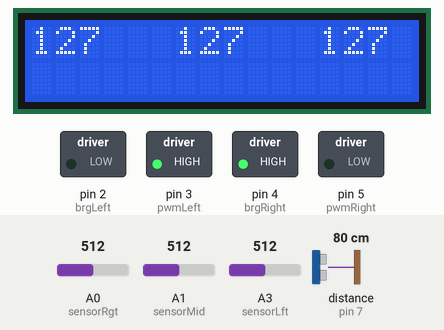
This sketch was run on a simulated Arduino Uno, built with avr-gcc and run on an emulated ATmega328P. Shown: 16×2 character LCD, switched loads named in the sketch (green lamp = pin HIGH). Wiring (inferred from the names in the program): ultrasonic range finder: trigger pin 8; echo pin 7. Inputs (shaded band) come from the test bench; at power-on: distance to the obstacle (sensor on pin 7) 80 cm, A0 (sensorRgt) = 512, A1 (sensorMid) = 512, A3 (sensorLft) = 512. The echo pulse lasts 58.3 µs per cm; pins used as bus, display or sensor lines are not drawn; what the sketch prints to the serial monitor is not drawn.

Above: at 1.2 s.
1.3 s: distance to the obstacle (sensor on pin 7) set to 2 cm
At 1.42 s:
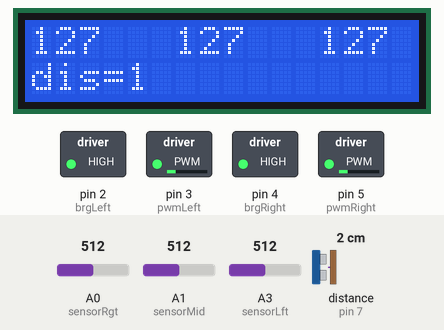
2.9 s: distance to the obstacle (sensor on pin 7) set to 60 cm
At 3.8 s:
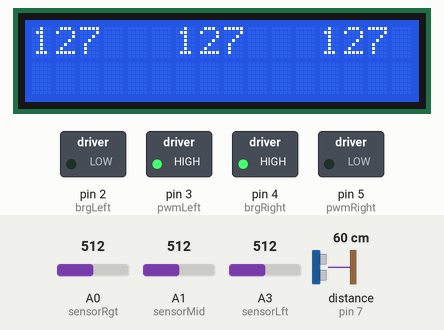
5.9 s: A0 (sensorRgt) set to 214
At 6.7 s:
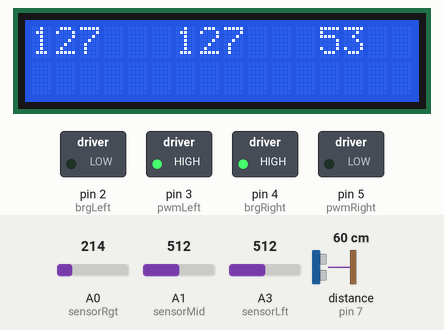
8.9 s: A0 (sensorRgt) set to 192
At 9.9 s:
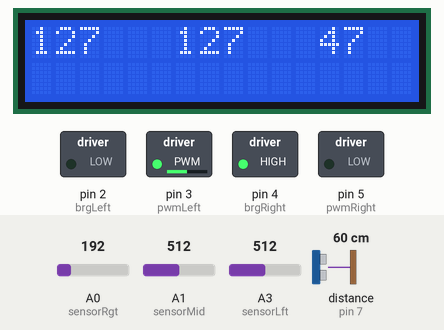
10.4 s: distance to the obstacle (sensor on pin 7) set to 18 cm
13.4 s: A1 (sensorMid) set to 306
At 14.7 s:
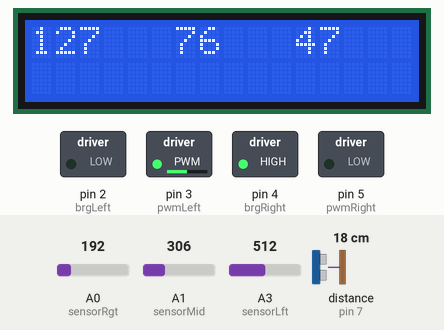
Timing chart, 0 to 16.4 s (numbered marks = the images above; inputs shaded):
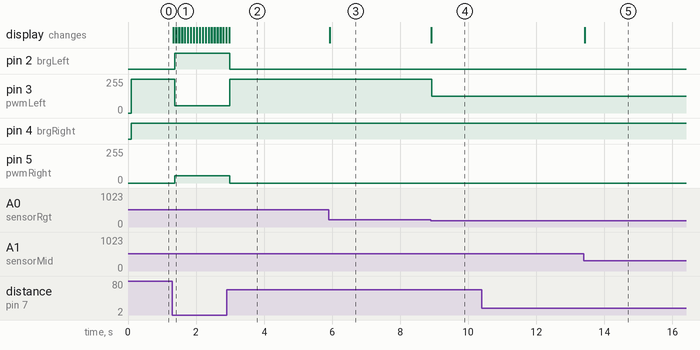

Measured:
- the behaviour switches between 201 and 200 on A0 (sensorRgt) (found by bisection; images 3 and 4)
- after the input at 1.3 s, pin 2 (brgLeft): LOW → HIGH after 0.08 s; pin 3 (pwmLeft): 255/255 → 55/255 after 0.08 s; pin 5 (pwmRight): 0/255 → 55/255 after 0.08 s; the display: changes at once (image 1)
- after the input at 2.9 s, pin 2 (brgLeft): HIGH → LOW after 0.09 s; pin 3 (pwmLeft): 55/255 → 255/255 after 0.09 s; pin 5 (pwmRight): 55/255 → 0/255 after 0.09 s
- after the input at 5.9 s, the display: changes at once (image 3)
- after the input at 8.9 s, pin 3 (pwmLeft): 255/255 → 127/255 at once; the display: changes at once (image 4)
- after the input at 10.4 s, every drawn part: stays the same
- after the input at 13.4 s, the display: changes at once (image 5)

The sketch:

Linefollower_main.ino
```cpp
// Declairations for motors
#define powerRight 9
#define powerLeft 6
#define brgRight 4
#define pwmRight 5
#define brgLeft 2
#define pwmLeft 3
//Declairations for Octocouplers
const int sensorRgt = A0;  // Analog input pin that the potentiometer is attached to
const int sensorMid = A1;
const int sensorLft = A3;
int sensorValueRgt = 0;// value read from the pot
int sensorValueMid = 0;
int sensorValueLft = 0;
//Declairations for Ulrasonic
const int trigPin = 8;
const int echoPin = 7;
long traveltime;
int distance;
// Declairations for functions
String Left = "Left";
String Right = "Right";
String Flag = "Left";
float coeff = 1.0;
float turncoeff = 1.0;
int dlay = 0;
//Declairatios for LCD
#include<Wire.h>
#include <LiquidCrystal_I2C.h>
#include <LiquidCrystal.h>
#include <LCD.h>
LiquidCrystal_I2C  lcd(0x3F,2,1,0,4,5,6,7,3,POSITIVE);
void setup() {
  // Setups for motors
  pinMode(powerRight, OUTPUT);
  pinMode(powerLeft, OUTPUT);
  pinMode(brgRight, OUTPUT);
  pinMode(brgLeft, OUTPUT);
  pinMode(pwmRight, OUTPUT);
  pinMode(pwmLeft, OUTPUT);
  digitalWrite(powerRight, LOW);
  digitalWrite(powerLeft, LOW);
  digitalWrite(brgRight, LOW);
  digitalWrite(brgLeft, LOW);
  digitalWrite(pwmRight, LOW);
  digitalWrite(pwmLeft, LOW);
  setPwmFrequency(3, 32);
  // Setups for Octocouplers
  pinMode(sensorRgt, INPUT_PULLUP);
  pinMode(sensorMid, INPUT_PULLUP);
  pinMode(sensorLft, INPUT_PULLUP);
  // Setups for Ultrasonics
  pinMode(trigPin, OUTPUT);
  pinMode(echoPin, INPUT);
  // Setups for LCD
    lcd.begin(16,2);
  // Serial communications
  Serial.begin(9600);
}

void loop() {
  // put your main code here, to run repeatedly:
lcd.clear();
sensorValueRgt = analogRead(sensorRgt);
sensorValueMid = analogRead(sensorMid);
sensorValueLft = analogRead(sensorLft);
sensorValueRgt = map(sensorValueRgt, 0, 1023, 0, 255);
sensorValueMid = map(sensorValueMid, 0, 1023, 0, 255);
sensorValueLft = map(sensorValueLft, 0, 1023, 0, 255);
Serial.print(sensorValueLft);
Serial.print("\t");
lcd.print(sensorValueLft);
lcd.print("   ");
Serial.print(sensorValueMid);
Serial.print("\t");
lcd.print(sensorValueMid);
lcd.print("   ");
Serial.print(sensorValueRgt);
Serial.print("\n");
lcd.print(sensorValueRgt);
lcd.print("   ");

digitalWrite(trigPin, LOW);
delayMicroseconds(2);
digitalWrite(trigPin, HIGH);
delayMicroseconds(10);
digitalWrite(trigPin, LOW);
traveltime = pulseIn(echoPin, HIGH);
distance = traveltime * 0.034/2;
lcd.setCursor(0,1);
lcd.print("dis=");
lcd.print(distance);
if (distance > 10){ // No objects till 9cm
  if ((sensorValueLft < 50) && (sensorValueMid < 50) && (sensorValueRgt < 50)){  //000  --> Search for black
    if (Flag == "Left"){
      Stop();
      delay(100);
      Forward(Right, 255*coeff*0.5);
      Backward(Left, 255*coeff*0.5);
      delay(8);
      }
    else if (Flag == "Right"){
      Stop();
      delay(100);
      Forward(Left, 255*coeff*0.5);
      Backward(Right, 255*coeff*0.5);
      delay(8);
      }
    }
  else if ((sensorValueLft < 50) && (sensorValueMid < 50) && (sensorValueRgt > 90)){  //001 --> Fast turn Right
    //Stop();
    //Forward(Left, 255);
    Stop();
//    Turn(Right);
    Forward(Left, 255*coeff);
    Forward(Right, 255*coeff*0.25);
    Flag = "Right";
    delayMicroseconds(dlay);
    }
  else if ((sensorValueLft < 50) && (sensorValueMid > 90) && (sensorValueRgt < 50)){  //010 --> Fast Forward
    if(sensorValueMid > 180){
      Stop();
      Forward(Left, 255*coeff);
      Forward(Right, 255*coeff);
      delayMicroseconds(dlay);
      }
    else{
      Stop();
      Forward(Left, 255*coeff);
      Forward(Right, 255*coeff);
      delayMicroseconds(dlay);
      }
    }
  else if ((sensorValueLft < 50) && (sensorValueMid > 90) && (sensorValueRgt > 90)){  //011 --> Turn Right
    Stop();
    Turn(Right);
    Flag = "Right";
    delayMicroseconds(dlay);

    }
  else if ((sensorValueLft > 90) && (sensorValueMid < 50) && (sensorValueRgt < 50)){  //100 --> Fast turn Left
//    Stop();
//    Forward(Right, 255);
    Stop();
    //Turn(Left);
    Forward(Left, 255*coeff*0.25);
    Forward(Right, 255*coeff);
    Flag = "Left";
    delayMicroseconds(dlay);
    }
  else if ((sensorValueLft > 90) && (sensorValueMid > 90) && (sensorValueRgt < 50)){  //110 --> Turn Left
    Stop();
    Turn(Left);
    Flag = "Left";
    delayMicroseconds(dlay);
    }
  else if ((sensorValueLft > 90) && (sensorValueMid > 90) && (sensorValueRgt > 90)){  //111 --> Forward
    Stop();
    Forward(Left, 255*coeff);
    Forward(Right, 255*coeff);
    delayMicroseconds(dlay);
    }
  else{  //101 --> Not defined
    }
  }
//else if (distance > 5){ //object between 9 and 5cm
//    if ((sensorValueLft < 50) && (sensorValueMid < 50) && (sensorValueRgt < 50)){  //000  --> Search for black
//    if (Flag == "Left"){
//      Stop();
//      delay(200);
//      Forward(Right, 200);
//      Backward(Left, 200);
//      delay(10);
//      }
//    else if (Flag == "Right"){
//      Stop();
//      delay(200);
//      Forward(Left, 200);
//      Backward(Right, 200);
//      delay(10);
//      }
//    }
//  else if ((sensorValueLft < 50) && (sensorValueMid < 50) && (sensorValueRgt > 90)){  //001 --> Fast turn Right
//    Stop();
//    Forward(Left, 255/2);
//    Flag = "Right";
//    }
//  else if ((sensorValueLft < 50) && (sensorValueMid > 90) && (sensorValueRgt < 50)){  //010 --> Fast Forward
//    if(sensorValueMid > 180){
//      Forward(Left, 255/2);
//      Forward(Right, 255/2);
//      }
//    else{
//      Forward(Left, 190/2);
//      Forward(Right, 190/2);
//      }
//    }
//  else if ((sensorValueLft < 50) && (sensorValueMid > 90) && (sensorValueRgt > 90)){  //011 --> Turn Right
//    Turn(Right);
//    Flag = "Right";
//    }
//  else if ((sensorValueLft > 90) && (sensorValueMid < 50) && (sensorValueRgt < 50)){  //100 --> Fast turn Left
//    Stop();
//    Forward(Right, 255/2);
//    Flag = "Left";
//    }
//  else if ((sensorValueLft > 90) && (sensorValueMid > 90) && (sensorValueRgt < 50)){  //110 --> Turn Left
//    Turn(Left);
//    Flag = "Left";
//    }
//  else if ((sensorValueLft > 90) && (sensorValueMid > 90) && (sensorValueRgt > 90)){  //111 --> Forward
//    Forward(Left, 255/2);
//    Forward(Right, 255/2);
//    }
//  else{  //101 --> Not defined
//    }
//  }
else{ // detected object at less than 5cm
  Stop();
  delay(50);
  Forward(Right, 200);
  Backward(Left, 200);
  Flag = "Left";
  delay(10);
  }
}
void Forward(String side, int spd){
if (side == "Left"){
  digitalWrite(powerLeft, HIGH);
  digitalWrite(brgLeft, LOW);
  analogWrite(pwmLeft, spd);
  }
else if (side == "Right"){
  digitalWrite(powerRight, HIGH);
  digitalWrite(brgRight, HIGH);
  analogWrite(pwmRight, 255-spd);
  }
}
void Backward(String side, int spd){
if (side == "Left"){
  digitalWrite(powerLeft, HIGH);
  digitalWrite(brgLeft, HIGH);
  analogWrite(pwmLeft, 255-spd);
  }
else if (side == "Right"){
  digitalWrite(powerRight, HIGH);
  digitalWrite(brgRight, LOW);
  analogWrite(pwmRight, spd);
  }
}
void Turn(String side){
if (side == "Left"){
  digitalWrite(powerRight, HIGH);
  digitalWrite(powerLeft, HIGH);
  digitalWrite(brgRight, HIGH);
  digitalWrite(brgLeft, LOW);
  analogWrite(pwmRight,255-255*turncoeff);
  analogWrite(pwmLeft,255*turncoeff/2);
  }
else if (side == "Right"){
  digitalWrite(powerRight, HIGH);
  digitalWrite(powerLeft, HIGH);
  digitalWrite(brgRight, HIGH);
  digitalWrite(brgLeft, LOW);
  analogWrite(pwmLeft,255*turncoeff);
  analogWrite(pwmRight,255-(255*turncoeff/2));
  }
}
void Stop(){
digitalWrite(powerRight, LOW);
digitalWrite(powerLeft, LOW);
}

void setPwmFrequency(int pin, int divisor) {
  byte mode;
  if(pin == 5 || pin == 6 || pin == 9 || pin == 10) {
    switch(divisor) {
      case 1: mode = 0x01; break;
      case 8: mode = 0x02; break;
      case 64: mode = 0x03; break;
      case 256: mode = 0x04; break;
      case 1024: mode = 0x05; break;
      default: return;
    }
    if(pin == 5 || pin == 6) {
      TCCR0B = TCCR0B & 0b11111000 | mode;
    } else {
      TCCR1B = TCCR1B & 0b11111000 | mode;
    }
  } else if(pin == 3 || pin == 11) {
    switch(divisor) {
      case 1: mode = 0x01; break;
      case 8: mode = 0x02; break;
      case 32: mode = 0x03; break;
      case 64: mode = 0x04; break;
      case 128: mode = 0x05; break;
      case 256: mode = 0x06; break;
      case 1024: mode = 0x07; break;
      default: return;
    }
    TCCR2B = TCCR2B & 0b11111000 | mode;
  }
}
```
